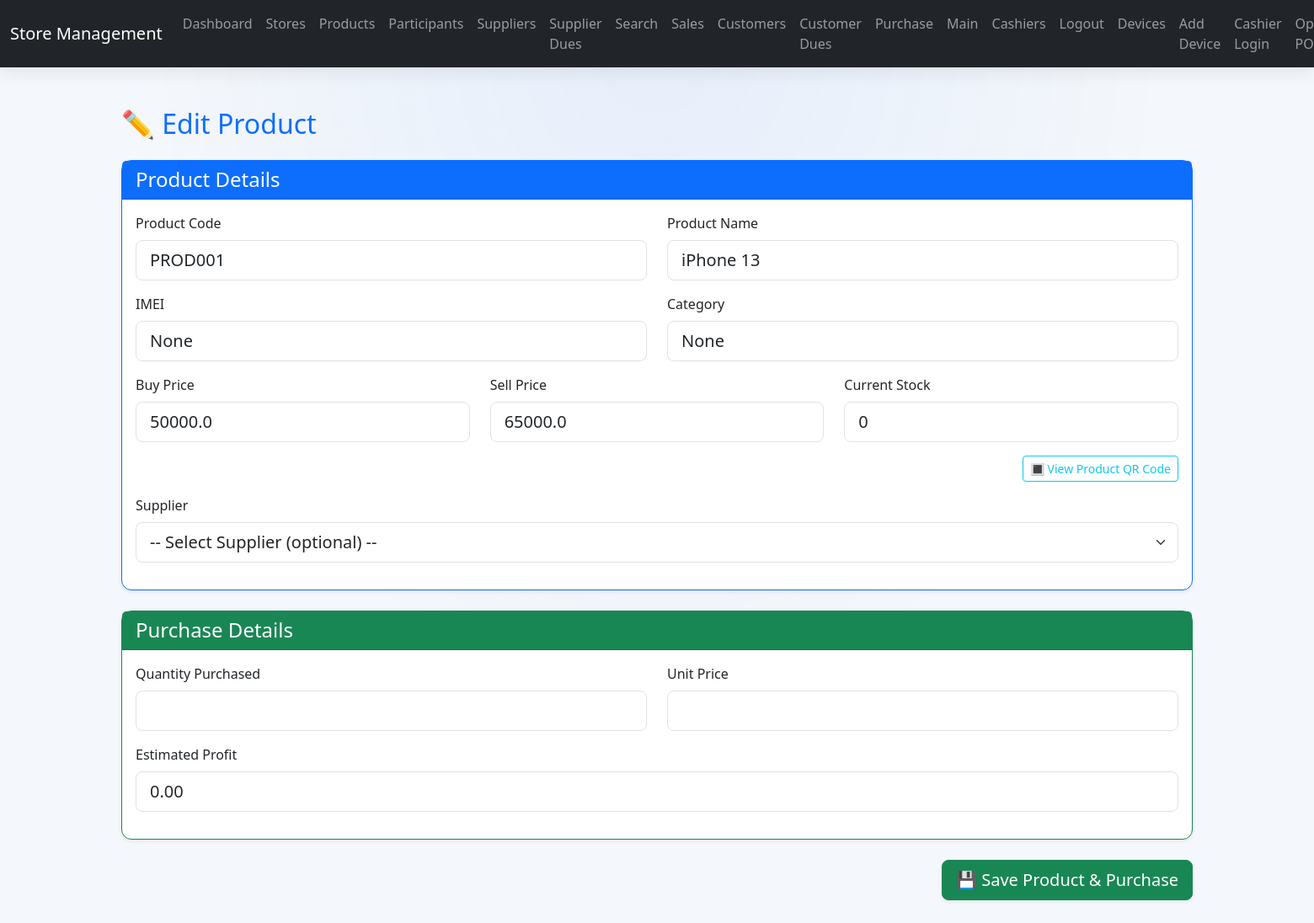
/product/edit/1 (signed in), run on the app's committed database.
### app.py (models this page shows, shortened)
class Product(db.Model):
    id = db.Column(db.Integer, primary_key=True)
    product_code = db.Column(db.String(50), unique=True, nullable=False)
    imei = db.Column(db.String(50), nullable=True)
    name = db.Column(db.String(100))
    category = db.Column(db.String(50))
    buy_price = db.Column(db.Float, default=0.0)
    sell_price = db.Column(db.Float, default=0.0)
    stock = db.Column(db.Integer, default=0)
    sold = db.Column(db.Integer, default=0)
    in_stock = db.Column(db.Boolean, default=True)
    store_id = db.Column(
        db.Integer,
        db.ForeignKey('store.id')
    )
    supplier_id = db.Column(
        db.Integer,
        db.ForeignKey('supplier.id'),
        nullable=True
    )
    supplier = db.relationship(
        'Supplier',
        backref=db.backref(
            'products',
            cascade="all, delete-orphan"
        )
    )
    sales = db.relationship(
    "Sale",
    back_populates="product",
    cascade="all, delete-orphan")
    purchases = db.relationship(
        'Purchase',
        backref='product',
        cascade="all, delete-orphan"
    )
    devices = db.relationship(
    'DeviceInventory',
    secondary='product_variant',
    primaryjoin='Product.id==ProductVariant.product_id',
    secondaryjoin='ProductVariant.id==DeviceInventory.variant_id',
    viewonly=True
)
    @property
    def calculated_stock(self):
        purchased = sum(
            p.quantity for p in self.purchases
        )
        sold = sum(
            s.quantity for s in self.sales
        )
        return purchased - sold

### app.py (the view, shortened to what this page needs)
@app.route('/product/edit/<int:id>', methods=['GET', 'POST'])
@login_required
def edit_product(id):
    product = Product.query.get(id)
    store = Store.query.get(session['store_id'])
    suppliers = store.suppliers
    return render_template('product_edit.html', product=product, suppliers=suppliers)

### app.py (called while the page is built)
def login_required(f):
    @wraps(f)
    def decorated_function(*args, **kwargs):
        store_id = session.get('store_id')
        if not store_id:
            flash("🔒 Please login first!")
            return redirect(url_for('login'))
        store = Store.query.get(store_id)
        if not store:
            session.clear()
            flash("❌ Store not found. Please login again.")
            return redirect(url_for('login'))
        return f(*args, **kwargs)
    return decorated_function

### templates/product_edit.html (shortened to what this page needs)
{% extends 'base.html' %}
{% block content %}
<div class="container my-5">
  <h2 class="mb-4 text-primary">{% if product %}✏️ Edit Product{% else %}📦 Add Product & Purchase{% endif %}</h2>
  <form method="POST"
    action="{% if product %}{{ url_for('edit_product', id=product.id) }}{% else %}{{ url_for('add_product') }}{% endif %}">
    <div class="card mb-4 shadow-sm border-primary">
      <div class="card-header bg-primary text-white">
        <h4 class="mb-0">Product Details</h4>
      </div>
      <div class="card-body">
        <div class="row">
          <div class="col-md-6 mb-3">
            <label class="form-label">Product Code</label>
            <input type="text" name="product_code" class="form-control form-control-lg"
                   value="{{ product.product_code if product else '' }}" required>
          </div>
          <div class="col-md-6 mb-3">
            <label class="form-label">Product Name</label>
            <input type="text" name="name" class="form-control form-control-lg"
                   value="{{ product.name if product else '' }}" required>
          </div>
        </div>
        <div class="row">
          <div class="col-md-6 mb-3">
            <label class="form-label">IMEI</label>
            <input type="text" name="imei" class="form-control form-control-lg"
                   value="{{ product.imei if product else '' }}">
          </div>
          <div class="col-md-6 mb-3">
            <label class="form-label">Category</label>
            <input type="text" name="category" class="form-control form-control-lg"
                   value="{{ product.category if product else '' }}" required>
          </div>
        </div>
        <div class="row">
          <div class="col-md-4 mb-3">
            <label class="form-label">Buy Price</label>
            <input type="number" step="0.01" name="buy_price" class="form-control form-control-lg"
                   value="{{ product.buy_price if product else 0 }}" required>
          </div>
          <div class="col-md-4 mb-3">
            <label class="form-label">Sell Price</label>
            <input type="number" step="0.01" name="sell_price" class="form-control form-control-lg"
                   value="{{ product.sell_price if product else 0 }}" required>
          </div>
          <div class="col-md-4 mb-3">
            <label class="form-label">Current Stock</label>
            <input type="number" name="stock" class="form-control form-control-lg"
                   value="{{ product.calculated_stock if product else 0 }}" required>
          </div>
        </div>
        {% if product %}
        <div class="mb-3 text-end">
          <a href="{{ url_for('pos.product_qr_page', id=product.id) }}" class="btn btn-outline-info btn-sm">
            🔳 View Product QR Code
          </a>
        </div>
        {% endif %}
        <div class="mb-3">
          <label class="form-label">Supplier</label>
          <select name="supplier_id" class="form-select form-select-lg">
            <option value="">-- Select Supplier (optional) --</option>
          </select>
        </div>
      </div>
    </div>
    <div class="card shadow-sm border-success mb-4">
      <div class="card-header bg-success text-white">
        <h4 class="mb-0">Purchase Details</h4>
      </div>
      <div class="card-body">
        <div class="row">
          <div class="col-md-6 mb-3">
            <label class="form-label">Quantity Purchased</label>
            <input type="number" name="quantity" class="form-control form-control-lg" min="1" required>
          </div>
          <div class="col-md-6 mb-3">
            <label class="form-label">Unit Price</label>
            <input type="number" step="0.01" name="unit_price" class="form-control form-control-lg" required>
          </div>
        </div>
        <div class="mb-3">
          <label class="form-label">Estimated Profit</label>
          <input type="text" id="profitDisplay" class="form-control form-control-lg" readonly value="0.00">
        </div>
      </div>
    </div>
    <div class="d-flex justify-content-end">
      <button type="submit" class="btn btn-success btn-lg shadow-sm">💾 Save Product & Purchase</button>
    </div>
  </form>
</div>
{% endblock %}

### templates/base.html (style rules this page uses)
body { background: radial-gradient(ellipse at top, #0d6efd10, transparent 55%), #f4f7fb; }
.card { border-radius: 16px; }

### templates/product_edit.html (style rules this page uses)
.card { border-radius: 12px; }
.form-control-lg, .form-select-lg { border-radius: 8px; }
.card-header { font-weight: bold; font-size: 1.1rem; }

### data on the page
Product: product_code "PROD001", name "iPhone 13", imei "None", category "None", buy_price "50000.0", sell_price "65000.0"
